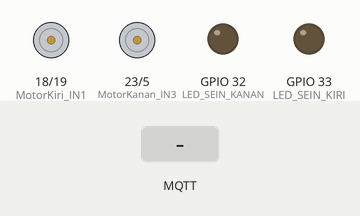
Simulated run of this program. Board: ESP32. Shown: motor-driver pin pairs drawn as motors (green arrow = first pin HIGH = forward, orange = second pin HIGH = backward, longer = more drive), output pins drawn as LEDs (lit = HIGH). Dashed ring = blinking. The inputs (shaded band) are chosen by the test bench. WiFi joins after 1.5 s; servers stay silent unless stated; random numbers use the default seed unless the program sets one; no MQTT or app messages arrive unless stated; what the program prints to the serial monitor is not drawn.

Above: at 3.7 s.
3.8 s: MQTT message "sein_kiri" arrives on the first subscribed topic
At 4.36 s:
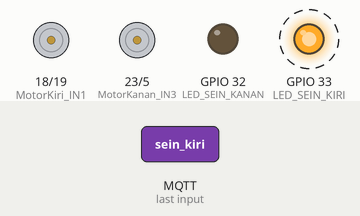
6.8 s: MQTT message "sein_kanan" arrives on the first subscribed topic
At 7.56 s:
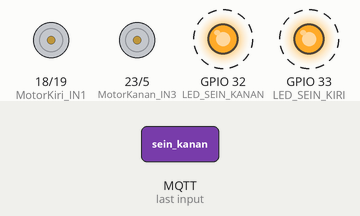
9.8 s: MQTT message "maju" arrives on the first subscribed topic
At 10.76 s:
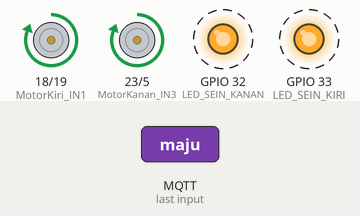
12.8 s: MQTT message "mundur" arrives on the first subscribed topic
At 13.16 s:
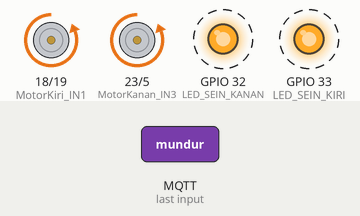
15.8 s: MQTT message "kanan_press" arrives on the first subscribed topic
At 16.35 s:
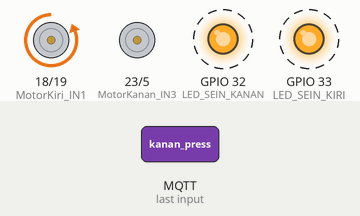
18.8 s: MQTT message "kiri_press" arrives on the first subscribed topic
At 19.55 s:
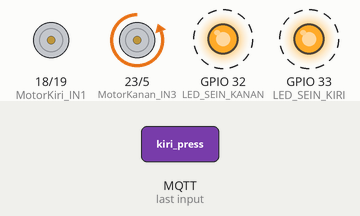
Timing chart, 0 to 22.8 s (numbered marks = the images above; inputs shaded):
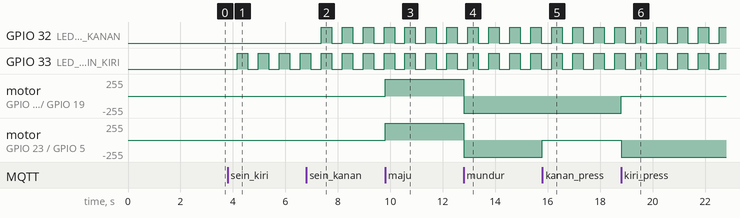

Measured:
- after the input at 3.8 s, GPIO 33 (LED_SEIN_KIRI): alternates HIGH for 0.40 s and LOW for 0.40 s, starting after 0.36 s
- after the input at 6.8 s, GPIO 32 (LED_SEIN_KANAN): alternates HIGH for 0.40 s and LOW for 0.40 s, starting after 0.56 s
- after the input at 9.8 s, motor on GPIO 18 (MotorKiri_IN1) / GPIO 19 (MotorKiri_IN2), motor on GPIO 23 (MotorKanan_IN3) / GPIO 5 (MotorKanan_IN4): stopped → forward 255/255 at once
- after the input at 12.8 s, motor on GPIO 18 (MotorKiri_IN1) / GPIO 19 (MotorKiri_IN2), motor on GPIO 23 (MotorKanan_IN3) / GPIO 5 (MotorKanan_IN4): forward 255/255 → backward 255/255 at once
- after the input at 15.8 s, motor on GPIO 23 (MotorKanan_IN3) / GPIO 5 (MotorKanan_IN4): backward 255/255 → stopped at once
- after the input at 18.8 s, motor on GPIO 18 (MotorKiri_IN1) / GPIO 19 (MotorKiri_IN2): backward 255/255 → stopped at once; motor on GPIO 23 (MotorKanan_IN3) / GPIO 5 (MotorKanan_IN4): stopped → backward 255/255 at once

The program:

main.cpp
```cpp
#include <Arduino.h>
#include <WiFi.h>
#include <PubSubClient.h>

// ===== WIFI SETTINGS =====
const char* ssid = "SINTEKINDO LT 2";
const char* password = "sinarteknologiindonesia";

// ===== MQTT SETTINGS =====
const char* mqtt_server = "157.66.208.78";
const int mqtt_port = 1883;
const char* mqtt_topic = "motor_robot";

// ===== L298N GPIO SETTINGS =====
const int MotorKiri_IN1 = 18;
const int MotorKiri_IN2 = 19;
const int MotorKanan_IN3 = 23;
const int MotorKanan_IN4 = 5;

const int LED_SEIN_KIRI = 33;   // LED Kuning Kiri
const int LED_SEIN_KANAN = 32;  // LED Kuning Kanan

WiFiClient espClient;
PubSubClient client(espClient);

// ===== STATE MANAGEMENT =====
enum DriveMode { STOPPED, FORWARD, BACKWARD };
DriveMode currentMode = STOPPED;
bool isTurning = false;

// ===== LED SEIN STATE =====
bool seinKiriOn = false;   // Status LED Sein Kiri
bool seinKananOn = false;  // Status LED Sein Kanan

unsigned long lastBlinkTime = 0;
bool blinkState = false;
const int BLINK_INTERVAL = 399;

// ===== FUNGSI LED CONTROL =====
void toggle_sein_kiri() {
  seinKiriOn = !seinKiriOn;  // Toggle state
  Serial.println(seinKiriOn ? "💡 Sein Kiri: ON (Kedip)" : "💡 Sein Kiri: OFF");

  // Jika dimatikan, matikan LED langsung
  if (!seinKiriOn) {
    digitalWrite(LED_SEIN_KIRI, LOW);
  }
}

void toggle_sein_kanan() {
  seinKananOn = !seinKananOn;  // Toggle state
  Serial.println(seinKananOn ? "💡 Sein Kanan: ON (Kedip)" : "💡 Sein Kanan: OFF");

  // Jika dimatikan, matikan LED langsung
  if (!seinKananOn) {
    digitalWrite(LED_SEIN_KANAN, LOW);
  }
}
void sein_off_all() {
  seinKiriOn = false;
  seinKananOn = false;
  digitalWrite(LED_SEIN_KIRI, LOW);
  digitalWrite(LED_SEIN_KANAN, LOW);
  Serial.println("💡 Semua Sein: OFF");
}

// ===== FUNGSI KONTROL GERAKAN =====

void motor_maju() {
  digitalWrite(MotorKiri_IN1, HIGH);
  digitalWrite(MotorKiri_IN2, LOW);
  digitalWrite(MotorKanan_IN3, HIGH);
  digitalWrite(MotorKanan_IN4, LOW);
  Serial.println("🚗 Motor MAJU");
}

void motor_mundur() {
  digitalWrite(MotorKiri_IN1, LOW);
  digitalWrite(MotorKiri_IN2, HIGH);
  digitalWrite(MotorKanan_IN3, LOW);
  digitalWrite(MotorKanan_IN4, HIGH);
  Serial.println("🏃 Motor MUNDUR");
}

void motor_berhenti() {
  digitalWrite(MotorKiri_IN1, LOW);
  digitalWrite(MotorKiri_IN2, LOW);
  digitalWrite(MotorKanan_IN3, LOW);
  digitalWrite(MotorKanan_IN4, LOW);
  Serial.println("🛑 Motor BERHENTI");
}

void motor_belok_kanan() {
  // Motor Kiri MAJU/MUNDUR (tergantung mode), Motor Kanan BERHENTI
  if (currentMode == FORWARD) {
    digitalWrite(MotorKiri_IN1, HIGH);
    digitalWrite(MotorKiri_IN2, LOW);
  } else if (currentMode == BACKWARD) {
    digitalWrite(MotorKiri_IN1, LOW);
    digitalWrite(MotorKiri_IN2, HIGH);
  }

  digitalWrite(MotorKanan_IN3, LOW);
  digitalWrite(MotorKanan_IN4, LOW);

  Serial.println("↪️ BELOK KANAN");
}

void motor_belok_kiri() {
  // Motor Kanan MAJU/MUNDUR (tergantung mode), Motor Kiri BERHENTI
  digitalWrite(MotorKiri_IN1, LOW);
  digitalWrite(MotorKiri_IN2, LOW);

  if (currentMode == FORWARD) {
    digitalWrite(MotorKanan_IN3, HIGH);
    digitalWrite(MotorKanan_IN4, LOW);
  } else if (currentMode == BACKWARD) {
    digitalWrite(MotorKanan_IN3, LOW);
    digitalWrite(MotorKanan_IN4, HIGH);
  }

  Serial.println("↩️ BELOK KIRI");
}

void restoreMode() {
  // Kembali ke mode sebelumnya setelah belok
  if (currentMode == FORWARD) {
    motor_maju();
  } else if (currentMode == BACKWARD) {
    motor_mundur();
  } else {
    motor_berhenti();
  }
}

// ===== SETUP WIFI =====
void setup_wifi() {
  delay(10);
  Serial.println();
  Serial.print("Connecting to ");
  Serial.println(ssid);

  WiFi.begin(ssid, password);

  while (WiFi.status() != WL_CONNECTED) {
    delay(500);
    Serial.print(".");
  }

  Serial.println("");
  Serial.println("WiFi connected");
  Serial.println("IP address: ");
  Serial.println(WiFi.localIP());
}

// ===== MQTT CALLBACK =====
void callback(char* topic, byte* payload, unsigned int length) {
  Serial.print("Message arrived [");
  Serial.print(topic);
  Serial.print("] ");

  String message = "";
  for (int i = 0; i < length; i++) {
    message += (char)payload[i];
  }

  Serial.println(message);

  // Kontrol LED Sein (Toggle Manual)
  if (message == "sein_kiri") {
    toggle_sein_kiri();

  } else if (message == "sein_kanan") {
    toggle_sein_kanan();

  } else if (message == "sein_off") {
    sein_off_all();

  // Kontrol Mode Utama (Persistent)
  } else if (message == "maju") {
    currentMode = FORWARD;
    isTurning = false;
    motor_maju();

  } else if (message == "mundur") {
    currentMode = BACKWARD;
    isTurning = false;
    motor_mundur();

  } else if (message == "berhenti") {
    currentMode = STOPPED;
    isTurning = false;
    motor_berhenti();

  // Kontrol Belok (Temporary - Press)
  } else if (message == "kanan_press") {
    if (currentMode != STOPPED) {
      isTurning = true;
      motor_belok_kanan();
    }

  } else if (message == "kiri_press") {
    if (currentMode != STOPPED) {
      isTurning = true;
      motor_belok_kiri();
    }

  // Kontrol Belok (Release - Kembali ke mode)
  } else if (message == "kanan_release" || message == "kiri_release") {
    if (isTurning) {
      isTurning = false;
      restoreMode();
    }

  } else {
    Serial.println("❌ Perintah tidak dikenali");
  }
}

// ===== RECONNECT MQTT =====
void reconnect() {
  while (!client.connected()) {
    Serial.print("Attempting MQTT connection...");

    String clientId = "ESP32MotorClient-";
    clientId += String(random(0xffff), HEX);

    if (client.connect(clientId.c_str())) {
      Serial.println("connected");
      client.subscribe(mqtt_topic);
      Serial.println("Subscribed to: " + String(mqtt_topic));
    } else {
      Serial.print("failed, rc=");
      Serial.print(client.state());
      Serial.println(" try again in 5 seconds");
      delay(5000);
    }
  }
}

// ===== SETUP =====
void setup() {
  Serial.begin(115200);
  delay(1000);
  Serial.println("\n\n=== ESP32 MQTT MOTOR + LED SEIN CONTROL ===");

  pinMode(MotorKiri_IN1, OUTPUT);
  pinMode(MotorKiri_IN2, OUTPUT);
  pinMode(MotorKanan_IN3, OUTPUT);
  pinMode(MotorKanan_IN4, OUTPUT);

  // Setup LED Sein
  pinMode(LED_SEIN_KIRI, OUTPUT);
  pinMode(LED_SEIN_KANAN, OUTPUT);

  motor_berhenti();
  sein_off_all();

  setup_wifi();

  client.setServer(mqtt_server, mqtt_port);
  client.setCallback(callback);

  Serial.println("=== SETUP COMPLETE ===");
}

// ===== LOOP =====
void loop() {
  if (!client.connected()) {
    reconnect();
  }
  client.loop();

   unsigned long currentMillis = millis();

  // Cek apakah sudah waktunya untuk toggle LED
  if (currentMillis - lastBlinkTime >= BLINK_INTERVAL) {
    lastBlinkTime = currentMillis;
    blinkState = !blinkState;  // Toggle state (ON/OFF)

    // Sein Kiri - Kedip jika aktif
    if (seinKiriOn) {
      digitalWrite(LED_SEIN_KIRI, blinkState ? HIGH : LOW);
    }

    // Sein Kanan - Kedip jika aktif
    if (seinKananOn) {
      digitalWrite(LED_SEIN_KANAN, blinkState ? HIGH : LOW);
    }
  }
}
```
